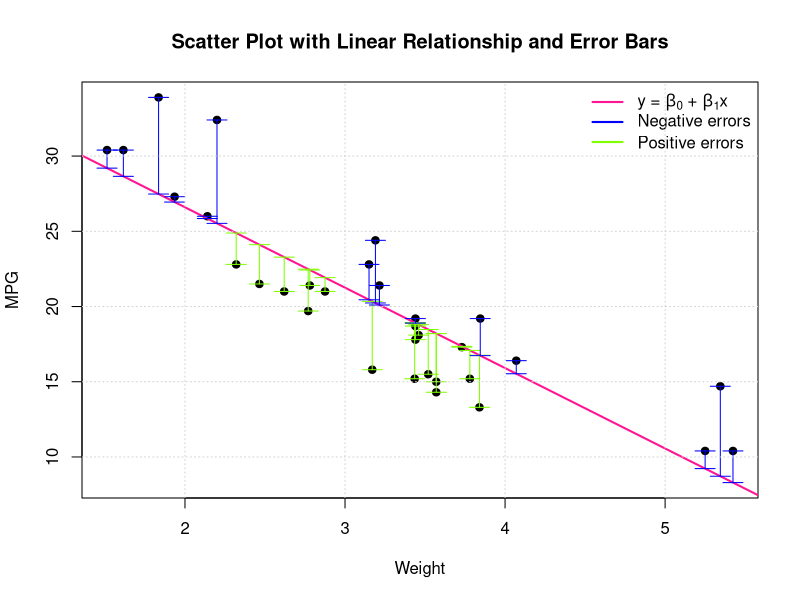
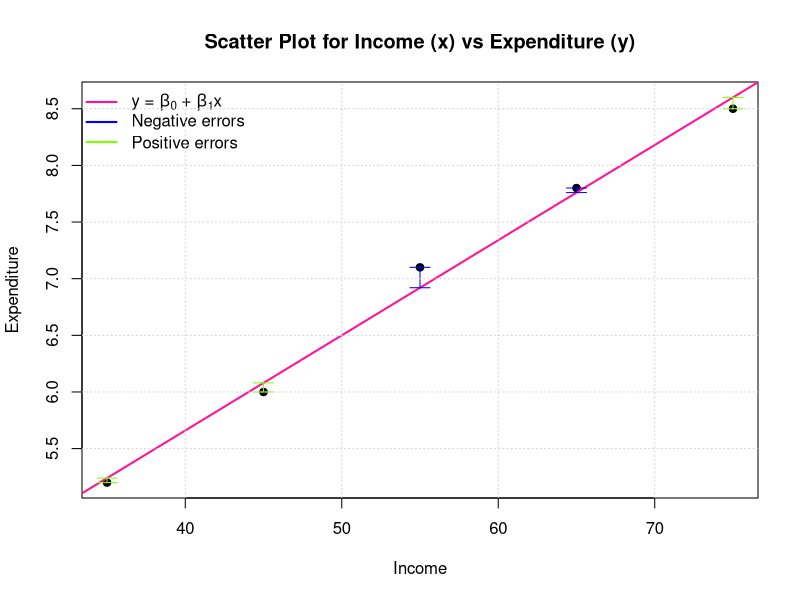

These figures' R source, in order:
## ---- chunk 1
knitr::opts_chunk$set(echo = T, warning = F, message = F)
## ---- chunk 2

# Set seed for reproducibility
set.seed(123)

# Generate data for x
x <- mtcars$wt #seq(1, 20, by = 1)

# Generate corresponding y values with a linear relationship and added noise (error)
y <- mtcars$mpg #2 * x + rnorm(length(x), mean = 0, sd = 5)

# Calculate the fitted values from the linear regression model
model <- lm(y ~ x)
fitted_values <- model$fitted.values

# Calculate errors (residuals)
errors <- y - fitted_values

# Plot scatter plot with linear relationship and errors
plot(x, y, main = "Scatter Plot with Linear Relationship and Error Bars",
     xlab = "Weight", ylab = "MPG", pch = 19, col = "black", ylim = c(min(y, fitted_values), max(y, fitted_values)   )  )

# Add the linear regression line
abline(model, col = "deeppink", lwd = 2)

# Add vertical error bars to represent the residuals
iii = errors < 0
arrows(x[iii], fitted_values[iii], x[iii], y[iii], angle = 90, code = 3, length = 0.1, col = "chartreuse1")


# Add vertical error bars to represent the residuals
iii = errors > 0
arrows(x[iii], fitted_values[iii], x[iii], y[iii], angle = 90, code = 3, length = 0.1, col = "blue")


legend("topright", legend = c(expression(paste("y = ", beta[0], " + ", beta[1], "x")), "Negative errors", "Positive errors"),
       col = c("deeppink", "blue", "chartreuse1"), lwd = 2, pch = c(NA, NA, NA), bty = "n", lty = 1, seg.len = 2)

# Add grid for better visualization
grid()



## ---- chunk 3
library(knitr)

Income <- c(35, 45, 55, 65, 75)
Expenditure <- c(5.2, 6.0, 7.1, 7.8, 8.5)

data <- data.frame(
  `Income (in 1000)`= Income,
  `Food Expenditure (in 100)` = Expenditure
)
kable(data, col.names = c("Income (in 1000)", "Food Expenditure(in 100)"))
## ---- chunk 4
# Load necessary libraries
library(knitr)
library(kableExtra)

Income <- c(35, 45, 55, 65, 75)
Expenditure <- c(5.2, 6.0, 7.1, 7.8, 8.5)
# Create a data frame with the values
data <- data.frame(
  `Income (in 1000)`= Income,
  `Food Expenditure (in 1000)` = Expenditure,
  `Income^2` = Income^2,
  `Expenditure^2` = Expenditure^2,
  `Income * Expenditure` = Income * Expenditure
)

# Calculate the sums
sum_xi <- sum(data[,1])
sum_yi <- sum(data[,2])
sum_xi_sq <- sum(data[,3])
sum_yi_sq <- sum(data[,4])
sum_xi_yi <- sum(data[,5])

# Add a row of sums to the data frame
data <- rbind(data, c(sum_xi, sum_yi, sum_xi_sq, sum_yi_sq, sum_xi_yi))


# Create the kable table
kable(data, format = "html", escape = FALSE,
      col.names = c("$x_i$", "$y_i$", "$x_i^2$", "$y_i^2$", "$x_i y_i$")) %>%
  kable_styling(bootstrap_options = "striped", full_width = F) %>%
  row_spec(nrow(data), bold = TRUE) %>%  # Bold the last row
  row_spec(nrow(data) - 1, hline_after = TRUE) %>%
  footnote(general = "The last row contains the sums for each column.") # Add a double line before the last row
## ---- chunk 5

# Set seed for reproducibility
set.seed(123)

# Generate data for x
x <- Income

# Generate corresponding y values with a linear relationship and added noise (error)
y <- Expenditure

# Calculate the fitted values from the linear regression model
model <- lm(y ~ x)
fitted_values <- model$fitted.values

# Calculate errors (residuals)
errors <- y - fitted_values

# Plot scatter plot with linear relationship and errors
plot(x, y, main = "Scatter Plot for Income (x) vs Expenditure (y)",
     xlab = "Income", ylab = "Expenditure", pch = 19, col = "black", ylim = c(min(y, fitted_values), max(y, fitted_values)   )  )

# Add the linear regression line
abline(model, col = "deeppink", lwd = 2)

# Add vertical error bars to represent the residuals
iii = errors < 0
arrows(x[iii], fitted_values[iii], x[iii], y[iii], angle = 90, code = 3, length = 0.1, col = "chartreuse1")


# Add vertical error bars to represent the residuals
iii = errors > 0
arrows(x[iii], fitted_values[iii], x[iii], y[iii], angle = 90, code = 3, length = 0.1, col = "blue")


legend("topleft", legend = c(expression(paste("y = ", beta[0], " + ", beta[1], "x")), "Negative errors", "Positive errors"),
       col = c("deeppink", "blue", "chartreuse1"), lwd = 2, pch = c(NA, NA, NA), bty = "n", lty = 1, seg.len = 2)

# Add grid for better visualization
grid()



## ---- chunk 6
# Load necessary libraries
library(knitr)
library(kableExtra)

Income <- c(35, 45, 55, 65, 75)
Expenditure <- c(5.2, 6.0, 7.1, 7.8, 8.5)
mod <- lm(Expenditure ~ Income)
Pred <- mod$fitted.values
Res <- mod$residuals
# Create a data frame with the values
data <- data.frame(
  `Income (in 1000)`= Income,
  `Food Expenditure (in 1000)` = Expenditure,
  `Income^2` = Income^2,
  `Expenditure^2` = Expenditure^2,
  `Income * Expenditure` = Income * Expenditure,
  Residuals = Pred,
  Errors = Res
)




# Create the kable table
kable(data, format = "html", escape = FALSE,
      col.names = c("$x_i$", "$y_i$", "$x_i^2$", "$y_i^2$", "$x_i y_i$", "$\\widehat{y}_i$", "$e_i$") ) %>%
  kable_styling(bootstrap_options = "striped", full_width = F) 
## ---- chunk 7
income_data = data.frame(
  Income = c(35, 45, 55, 65, 75),
  Expenditure = c(5.2, 6.0, 7.1, 7.8, 8.5)
)

kable(income_data)
## ---- chunk 8
income_data = data.frame(
  Income = c(35, 45, 55, 65, 75),
  Expenditure = c(5.2, 6.0, 7.1, 7.8, 8.5)
)
income_data
## ---- chunk 9
my_model = lm(Expenditure ~ Income, data = income_data)
summary(my_model)
